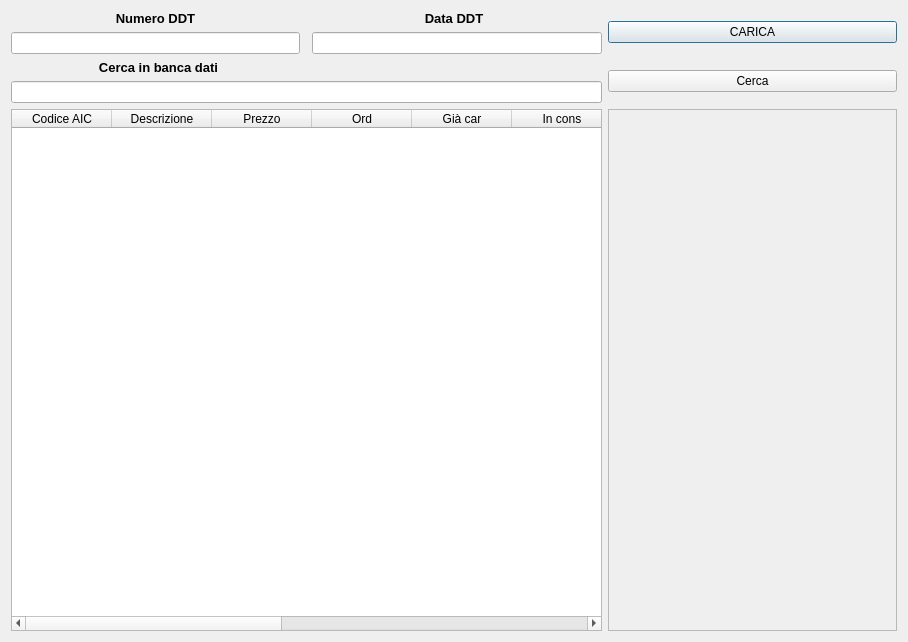
<?xml version="1.0" encoding="UTF-8"?>
<ui version="4.0">
 <class>Dialog</class>
 <widget class="QDialog" name="Dialog">
  <property name="geometry">
   <rect>
    <x>0</x>
    <y>0</y>
    <width>908</width>
    <height>642</height>
   </rect>
  </property>
  <property name="windowTitle">
   <string>Dialog</string>
  </property>
  <layout class="QGridLayout" name="gridLayout">
   <item row="0" column="0">
    <widget class="QLabel" name="label">
     <property name="font">
      <font>
       <pointsize>10</pointsize>
       <weight>75</weight>
       <bold>true</bold>
      </font>
     </property>
     <property name="layoutDirection">
      <enum>Qt::LeftToRight</enum>
     </property>
     <property name="text">
      <string>Numero DDT</string>
     </property>
     <property name="alignment">
      <set>Qt::AlignCenter</set>
     </property>
    </widget>
   </item>
   <item row="0" column="1" colspan="2">
    <widget class="QLabel" name="label_2">
     <property name="font">
      <font>
       <pointsize>10</pointsize>
       <weight>75</weight>
       <bold>true</bold>
      </font>
     </property>
     <property name="layoutDirection">
      <enum>Qt::LeftToRight</enum>
     </property>
     <property name="text">
      <string>Data DDT</string>
     </property>
     <property name="alignment">
      <set>Qt::AlignCenter</set>
     </property>
    </widget>
   </item>
   <item row="0" column="3" rowspan="2">
    <widget class="QPushButton" name="pushButton_carica">
     <property name="text">
      <string>CARICA</string>
     </property>
    </widget>
   </item>
   <item row="1" column="0">
    <widget class="QLineEdit" name="lineEdit_2_NumeroBolla"/>
   </item>
   <item row="1" column="2">
    <widget class="QLineEdit" name="lineEdit_DataBolla"/>
   </item>
   <item row="2" column="0" colspan="2">
    <widget class="QLabel" name="label_3">
     <property name="font">
      <font>
       <pointsize>10</pointsize>
       <weight>75</weight>
       <bold>true</bold>
      </font>
     </property>
     <property name="layoutDirection">
      <enum>Qt::LeftToRight</enum>
     </property>
     <property name="text">
      <string>Cerca in banca dati</string>
     </property>
     <property name="alignment">
      <set>Qt::AlignCenter</set>
     </property>
    </widget>
   </item>
   <item row="2" column="3" rowspan="2">
    <widget class="QPushButton" name="pushButton_cerca">
     <property name="text">
      <string>Cerca</string>
     </property>
    </widget>
   </item>
   <item row="3" column="0" colspan="3">
    <widget class="QLineEdit" name="lineEdit_cerca"/>
   </item>
   <item row="4" column="0" colspan="3">
    <widget class="QTableWidget" name="tableWidget_FarmaciInseriti">
     <column>
      <property name="text">
       <string>Codice AIC</string>
      </property>
     </column>
     <column>
      <property name="text">
       <string>Descrizione</string>
      </property>
     </column>
     <column>
      <property name="text">
       <string>Prezzo</string>
      </property>
     </column>
     <column>
      <property name="text">
       <string>Ord</string>
      </property>
     </column>
     <column>
      <property name="text">
       <string>Già car</string>
      </property>
     </column>
     <column>
      <property name="text">
       <string>In cons</string>
      </property>
     </column>
     <column>
      <property name="text">
       <string>Prz Farmacia</string>
      </property>
     </column>
     <column>
      <property name="text">
       <string>Sosp</string>
      </property>
     </column>
     <column>
      <property name="text">
       <string>Scad</string>
      </property>
     </column>
     <column>
      <property name="text">
       <string>Costo</string>
      </property>
     </column>
     <column>
      <property name="text">
       <string>Targatura</string>
      </property>
     </column>
    </widget>
   </item>
   <item row="4" column="3">
    <widget class="QScrollArea" name="scrollArea_InfoFarmaco">
     <property name="widgetResizable">
      <bool>true</bool>
     </property>
     <widget class="QWidget" name="scrollAreaWidgetContents">
      <property name="geometry">
       <rect>
        <x>0</x>
        <y>0</y>
        <width>289</width>
        <height>526</height>
       </rect>
      </property>
     </widget>
    </widget>
   </item>
  </layout>
 </widget>
 <resources/>
 <connections/>
</ui>
